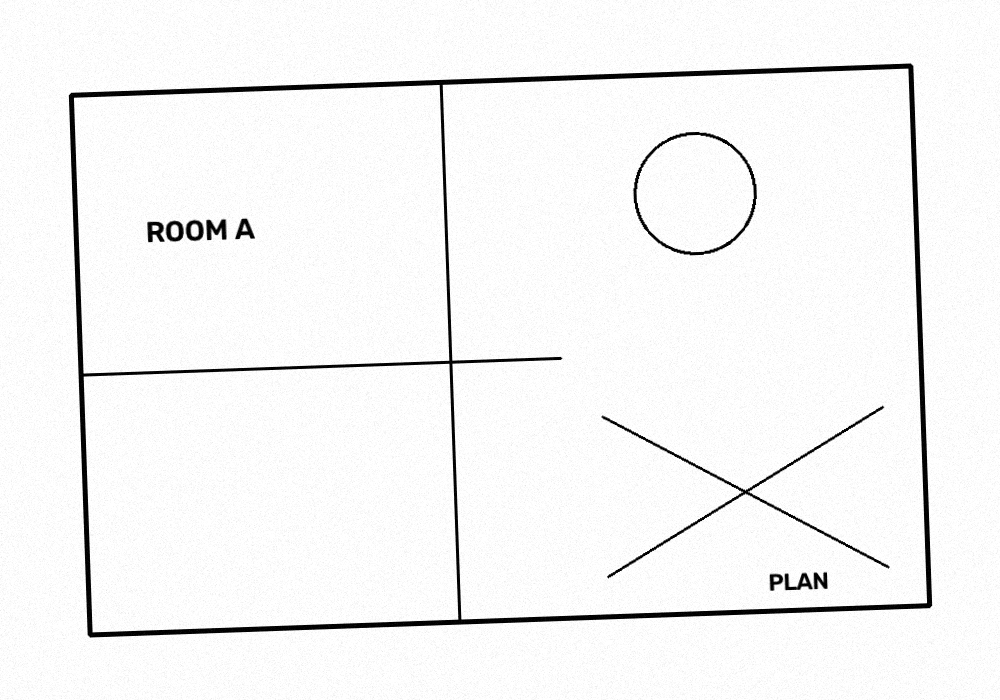
#> input picture samples/sample_plan.png, 1000 x 700 px
$ python -i preprocess.py   (imports and definitions only)
#> lines starting #> are read from the running program, lines starting #| are printed output that depends on the picture; after the words box and inside, x2 and y2 are one past the last pixel; in counts of white or black regions, pixels touching at a corner belong together
"""Image loading and cleanup before vectorization.

Turns an arbitrary scanned page (photo, flatbed scan, PDF render) into a clean
binary image where drawing strokes are white (255) on a black (0) background,
which is what the vectorizer expects.
"""

from __future__ import annotations

from dataclasses import dataclass
from pathlib import Path

import cv2
import numpy as np


@dataclass
class PreprocessConfig:
    """Tunables for the cleanup stage."""

    #: Longest side the image is scaled down to before processing. Keeps big
    #: scans fast without meaningfully hurting line detection. 0 disables.
    max_dimension: int = 2000
    #: Median blur kernel used to knock out speckle noise. Must be odd; 0 skips.
    denoise_kernel: int = 3
    #: Block size for adaptive thresholding (must be odd, >= 3).
    threshold_block_size: int = 35
    #: Constant subtracted from the local mean in adaptive thresholding.
    threshold_c: int = 15
    #: Whether to auto-deskew based on the dominant text/line angle.
    deskew: bool = True
    #: Max absolute angle (degrees) we are willing to rotate during deskew.
    max_skew_deg: float = 15.0


@dataclass
class PreprocessResult:
    binary: np.ndarray  #: uint8, strokes=255 on background=0
    scale: float  #: factor applied to the original (processed = original * scale)
    skew_deg: float  #: rotation applied during deskew (0 if none)
    size: tuple[int, int]  #: (width, height) of the processed image


def load_image(path: str | Path) -> np.ndarray:
    """Load an image file as grayscale. PDFs must be rendered to images first
    (see :mod:`scan2dwg.io_pdf`)."""
    path = Path(path)
    if not path.exists():
        raise FileNotFoundError(path)
    # imread with a unicode path can fail on some builds; decode from bytes.
    data = np.frombuffer(path.read_bytes(), dtype=np.uint8)
    img = cv2.imdecode(data, cv2.IMREAD_GRAYSCALE)
    if img is None:
        raise ValueError(
            f"Could not decode image: {path}. Supported: png/jpg/tif/bmp. "
            "For PDFs, install the 'pdf' extra."
        )
    return img


def _resize(gray: np.ndarray, max_dimension: int) -> tuple[np.ndarray, float]:
    if max_dimension <= 0:
        return gray, 1.0
    h, w = gray.shape[:2]
    longest = max(h, w)
    if longest <= max_dimension:
        return gray, 1.0
    scale = max_dimension / float(longest)
    resized = cv2.resize(
        gray, (round(w * scale), round(h * scale)), interpolation=cv2.INTER_AREA
    )
    return resized, scale


def _binarize(gray: np.ndarray, cfg: PreprocessConfig) -> np.ndarray:
    if cfg.denoise_kernel and cfg.denoise_kernel >= 3:
        k = cfg.denoise_kernel | 1  # force odd
        gray = cv2.medianBlur(gray, k)
    block = max(3, cfg.threshold_block_size | 1)  # force odd, >= 3
    # THRESH_BINARY_INV so dark ink -> white strokes on black background.
    binary = cv2.adaptiveThreshold(
        gray,
        255,
        cv2.ADAPTIVE_THRESH_GAUSSIAN_C,
        cv2.THRESH_BINARY_INV,
        block,
        cfg.threshold_c,
    )
    return binary


def _estimate_skew(binary: np.ndarray, max_skew_deg: float) -> float:
    """Estimate page skew from the dominant near-horizontal line angle."""
    lines = cv2.HoughLinesP(
        binary,
        1,
        np.pi / 180.0,
        threshold=200,
        minLineLength=max(binary.shape) // 4,
        maxLineGap=20,
    )
    if lines is None:
        return 0.0
    angles = []
    for x1, y1, x2, y2 in lines.reshape(-1, 4):
        angle = np.degrees(np.arctan2(y2 - y1, x2 - x1))
        # Fold to nearest horizontal reference in [-45, 45].
        angle = (angle + 90) % 180 - 90
        if -45 <= angle <= 45 and abs(angle) <= max_skew_deg:
            angles.append(angle)
    if not angles:
        return 0.0
    return float(np.median(angles))


def _rotate(image: np.ndarray, angle_deg: float) -> np.ndarray:
    h, w = image.shape[:2]
    center = (w / 2.0, h / 2.0)
    matrix = cv2.getRotationMatrix2D(center, angle_deg, 1.0)
    return cv2.warpAffine(
        image, matrix, (w, h), flags=cv2.INTER_NEAREST, borderValue=0
    )


def preprocess(gray: np.ndarray, cfg: PreprocessConfig | None = None) -> PreprocessResult:
    """Clean a grayscale scan into a binary stroke image."""
    cfg = cfg or PreprocessConfig()
    resized, scale = _resize(gray, cfg.max_dimension)
    binary = _binarize(resized, cfg)

    skew = 0.0
    if cfg.deskew:
        skew = _estimate_skew(binary, cfg.max_skew_deg)
        if abs(skew) > 0.1:
            binary = _rotate(binary, skew)

    h, w = binary.shape[:2]
    return PreprocessResult(binary=binary, scale=scale, skew_deg=skew, size=(w, h))

>>> import cv2
>>> picture = cv2.imread('../samples/sample_plan.png', cv2.IMREAD_GRAYSCALE)
#> picture is the input picture: shape (700, 1000); min 0, max 255, mean 244.8
>>> result = preprocess(picture)
#> in preprocess, `resized, scale = _resize(gray, cfg.max_dimension)`: scale = 1
#> in _binarize, `binary = cv2.adaptiveThreshold( gray, 255, cv2.ADAPTIVE_THRESH_GAUSSIA..`:
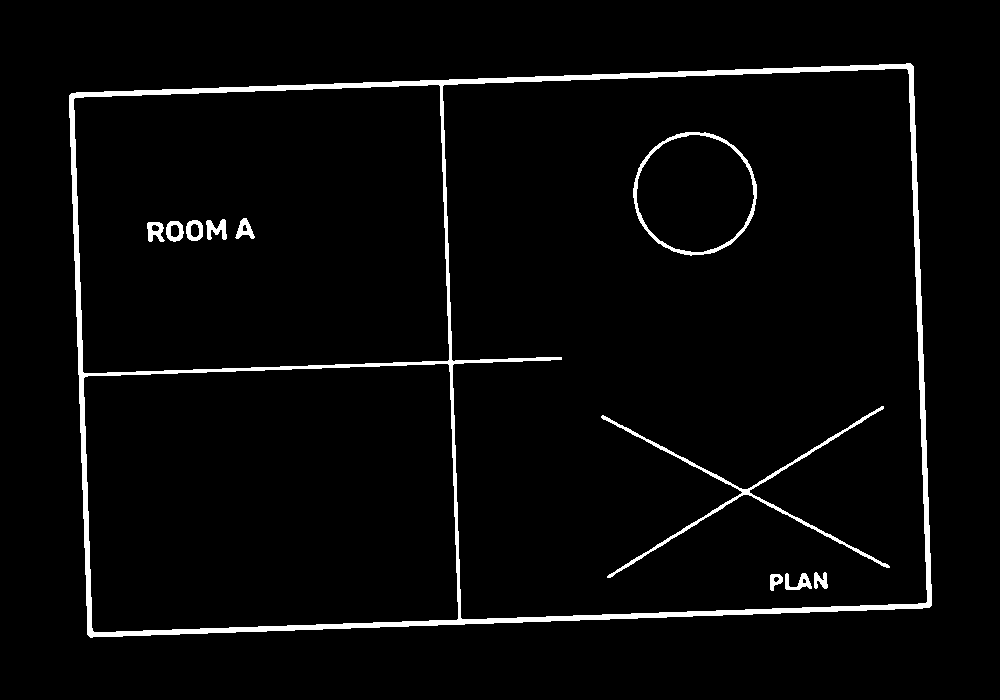
#> binary: shape (700, 1000); 3.3% white; 11 white regions, largest, box (x1, y1, x2, y2) and area: (69, 63, 932, 638) 18007, (601, 406, 890, 578) 2068, (633, 132, 757, 256) 1337
#> in _estimate_skew, `lines = cv2.HoughLinesP( binary, 1, np.pi / 180.0, threshold=200, minL..`: lines = 29 rows, first 6: [88, 635, 931, 605], [87, 633, 931, 604], [89, 636, 929, 607], [70, 94, 911, 64], [71, 93, 910, 63], [69, 96, 913, 67]
#> the loop in _estimate_skew, `for x1, y1, x2, y2 in lines.reshape(-1, 4):` made 29 passes
#> (x1, y1, x2, y2, angle) on passes 1 to 12: (88, 635, 931, 605, -2.04), (87, 633, 931, 604, -1.97), (89, 636, 929, 607, -1.98), (70, 94, 911, 64, -2.04), (71, 93, 910, 63, -2.05), (69, 96, 913, 67, -1.97), (87, 632, 931, 603, -1.97), (69, 95, 912, 65, -2.04), (912, 66, 931, 602, 87.97), (72, 97, 90, 637, 88.09), (911, 66, 930, 605, 87.98), (442, 84, 461, 624, 87.98)
#> after the loop in _estimate_skew, `for x1, y1, x2, y2 in lines.reshape(-1, 4):`: angles = [-2.04, -1.97, -1.98, -2.04, -2.05, -1.97, -1.97, -2.04, -2.02, -2.03, -1.92, -1.97, -2.03]
#> in preprocess, `skew = _estimate_skew(binary, cfg.max_skew_deg)`: skew = -2.02
#> in _rotate, `matrix = cv2.getRotationMatrix2D(center, angle_deg, 1.0)`: matrix = [[0.999, -0.0352, 12.62], [0.0352, 0.999, -17.37]]
#> in _rotate, `return cv2.warpAffine( image, matrix, (w, h), flags=cv2.INTER_NEAREST,..`:
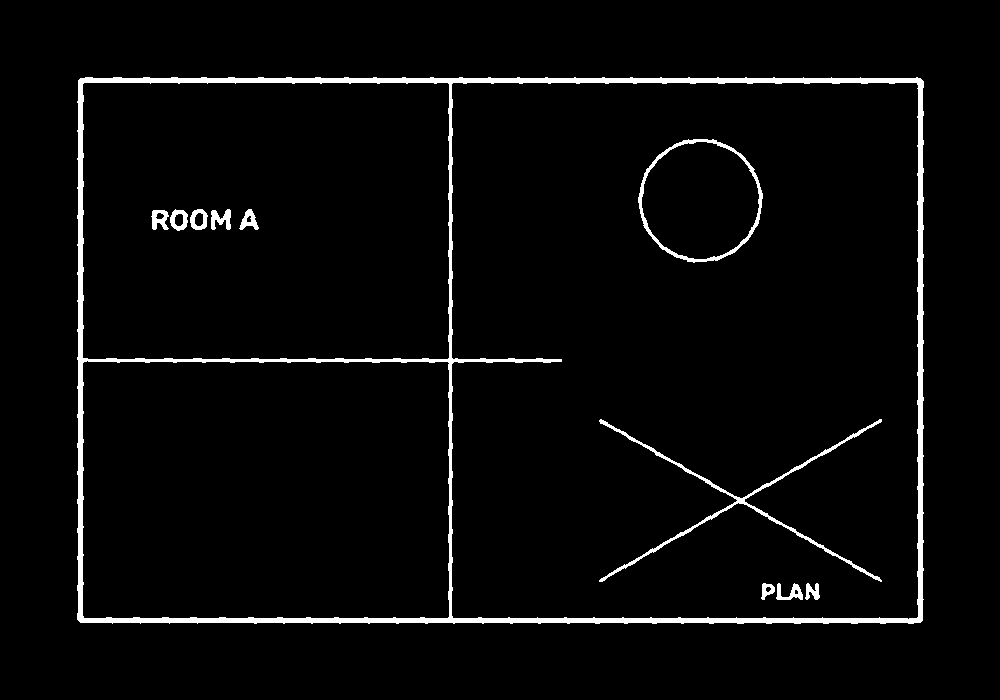
#> returned value: shape (700, 1000); 3.3% white; 11 white regions, largest, box (x1, y1, x2, y2) and area: (77, 77, 924, 624) 18001, (599, 419, 882, 582) 2065, (638, 139, 763, 263) 1337
